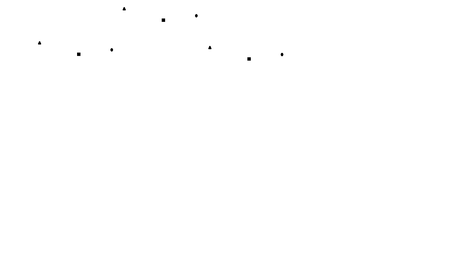
#> input picture shapes.png, 450 x 253 px, shrunk from 1728 x 972 before the run, found by its file name; the run also reads 1 picture not shown here
$ python image.py
#> lines starting #> are read from the running program, lines starting #| are printed output that depends on the picture; after the words box and inside, x2 and y2 are one past the last pixel; in counts of white or black regions, pixels touching at a corner belong together
from PIL import Image, ImageDraw
import numpy as np
import random

def process_image(image_path):
    img = Image.open(image_path).convert('RGBA')
    img_array = np.array(img)
    white_mask = np.all(img_array[:, :, :3] == [255, 255, 255], axis=-1)
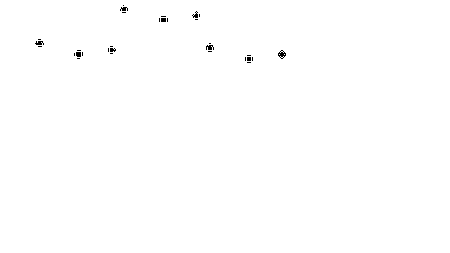
#> white_mask: shape (253, 450) bool; 99.7% white; black in thin lines or dots, all inside (x1, y1, x2, y2) = (35, 5, 286, 63)
    alpha = np.where(white_mask, 0, 255)
    img_array[:, :, 3] = alpha
    return Image.fromarray(img_array, 'RGBA')

def add_shapes(img, num_shapes):
#> called with num_shapes = 249
    draw = ImageDraw.Draw(img)
    width, height = img.size
#> width = 450; height = 253
    for _ in range(num_shapes):
        shape = random.choice(['rectangle', 'circle', 'ellipse', 'triangle', 'square'])
        size = random.randint(1, 5)
        x = random.randint(0, width - size)
        y = random.randint(0, height - size)
        if shape == 'rectangle':
            draw.rectangle([x, y, x + size, y + size], fill=(0, 0, 0, 255))
        elif shape == 'circle':
            draw.ellipse([x, y, x + size, y + size], fill=(0, 0, 0, 255))
        elif shape == 'ellipse':
            draw.ellipse([x, y, x + size + 2, y + size], fill=(0, 0, 0, 255))
        elif shape == 'triangle':
            draw.polygon([(x, y), (x + size, y + size), (x - size, y + size)], fill=(0, 0, 0, 255))
        elif shape == 'square':
            draw.rectangle([x, y, x + size, y + size], fill=(0, 0, 0, 255))
    return img

for i in range(50):
    # Process the first image
    img1 = process_image('/Users/jamarw/Documents/GitHub/imagemixer/shapes.png')

    # Add more shapes to the first image
    img1 = add_shapes(img1, random.randint(200, 300))
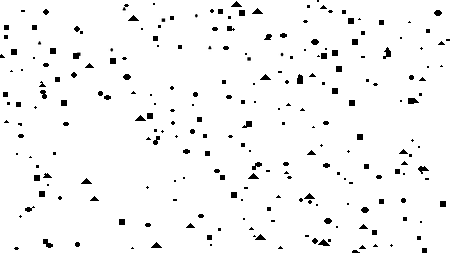
#> img1: PIL image 450x253 RGBA; mean R, G, B, A 245.7, 245.7, 245.7, 9.8; transparent parts drawn white

    # Process the second image
    img2 = Image.open('/Users/jamarw/Documents/GitHub/imagemixer/shapes2.png').convert('RGBA')

    # Add more shapes to the second image
    img2 = add_shapes(img2, random.randint(200, 300))
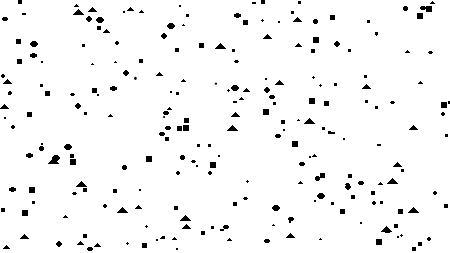
#> img2: PIL image 450x253 RGBA; mean R, G, B, A 246.2, 246.2, 246.2, 255

    # Resize the second image to match the size of the first image
    resized_img2 = img2.resize(img1.size, Image.BILINEAR)

    # Create a new array for the combined image
    combined_img = np.zeros_like(np.array(img1))

    # Calculate the alpha channel for each image
    alpha1 = np.array(img1)[:, :, 3] / 255.0
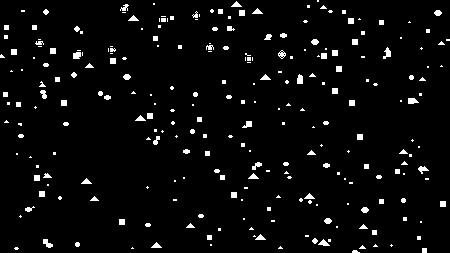
#> alpha1: shape (253, 450) float64; values 0 (black) and 1 (white), 3.8% white; 252 white regions (147 under 20 px), largest, box (x1, y1, x2, y2) and area: (383, 47, 391, 59) 53, (43, 239, 53, 248) 52, (297, 74, 303, 84) 51
    alpha2 = np.array(resized_img2)[:, :, 3] / 255.0
#> alpha2: shape (253, 450) float64; every value is 1

    # Calculate the combined alpha channel
    combined_alpha = alpha1 + alpha2 * (1 - alpha1)

    # Combine the RGB channels
    for j in range(3):
        combined_img[:, :, j] = (np.array(img1)[:, :, j] * alpha1 + np.array(resized_img2)[:, :, j] * alpha2 * (1 - alpha1)) / combined_alpha

    # Combine the alpha channel
    combined_img[:, :, 3] = combined_alpha * 255
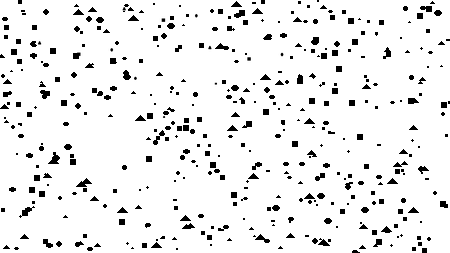
#> combined_img: shape (253, 450, 4); mean R, G, B, A 237.2, 237.2, 237.2, 255

    # Create a PIL image from the combined array
    output_img = Image.fromarray(combined_img.astype(np.uint8), 'RGBA')

    # Save the output image with a unique filename
    output_img.save(f'/Users/jamarw/Documents/GitHub/imagemixer/new/output_{i}.png')
